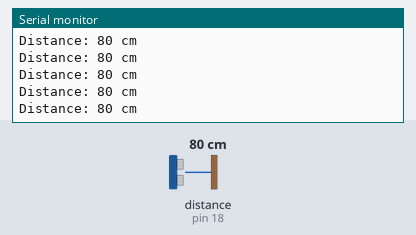
Bench run of a sketch on a simulated Arduino Uno, built with avr-gcc and run on an emulated ATmega328P. Parts: the last lines printed to the serial monitor. Wiring (inferred from the names in the program): ultrasonic range finder: trigger pin 5; echo pin 18. Inputs (shaded band) come from the test bench; at power-on: distance to the obstacle (sensor on pin 18) 80 cm. The echo pulse lasts 58.3 µs per cm.

Above: at 1.2 s.
1.3 s: distance to the obstacle (sensor on pin 18) set to 9 cm
At 1.43 s:
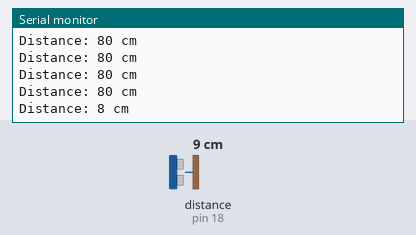
4.3 s: distance to the obstacle (sensor on pin 18) set to 4 cm
At 4.36 s:
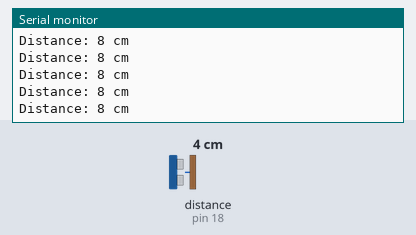
7.3 s: distance to the obstacle (sensor on pin 18) set to 9 cm
At 7.35 s:
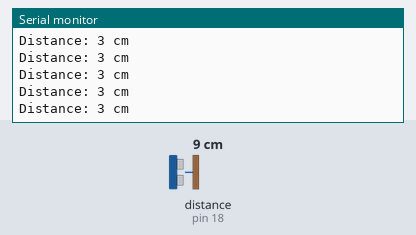
10.3 s: distance to the obstacle (sensor on pin 18) set to 2 cm
At 10.44 s:
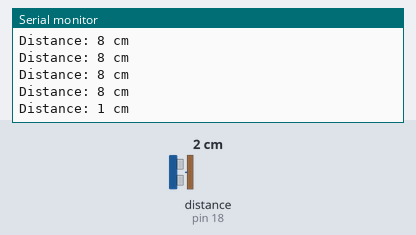
Timing chart, 0 to 13.3 s (numbered marks = the images above; inputs shaded):
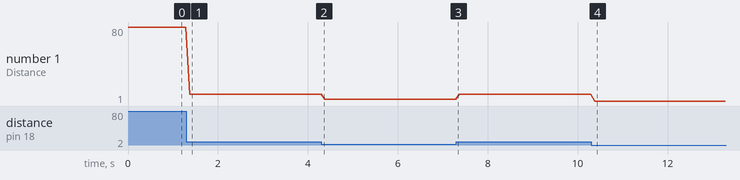

Measured:
- after the input at 1.3 s, the serial monitor: prints a new line after 0.07 s (image 1)
- after the input at 10.3 s, the serial monitor: prints a new line after 0.08 s (image 4)
- plotted number 1: 80 → 8 after the input at 1.3 s, 8 → 3 after the input at 4.3 s, 3 → 8 after the input at 7.3 s, 8 → 1 after the input at 10.3 s

The sketch:

sensor_code.ino
```cpp
#define TRIG 5
#define ECHO 18

void setup() {
  Serial.begin(9600);

  pinMode(TRIG, OUTPUT);
  pinMode(ECHO, INPUT);  // IMPORTANT: no pull-up
}

void loop() {

  // Ensure clean LOW trigger
  digitalWrite(TRIG, LOW);
  delayMicroseconds(2);

  // JSN-SR04T needs 30–50 µs trigger
  digitalWrite(TRIG, HIGH);
  delayMicroseconds(20);
  digitalWrite(TRIG, LOW);

  // Longer timeout for JSN-SR04T (40ms)
  long duration = pulseIn(ECHO, HIGH, 26000);

  int distance = duration / 58;

  Serial.print("Distance: ");
  Serial.print(distance);
  Serial.println(" cm");

  delay(80);
}
```
